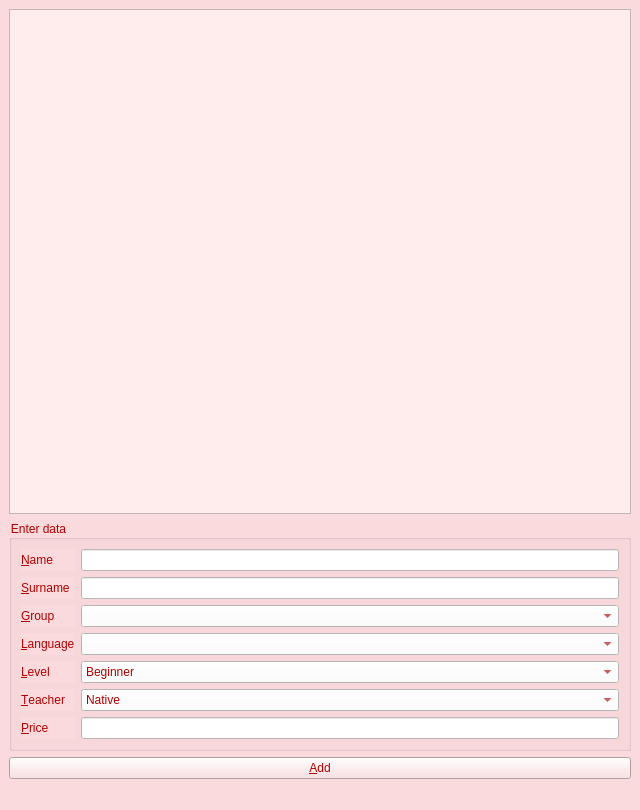
<?xml version="1.0" encoding="UTF-8"?>
<ui version="4.0">
 <class>AddStudentWindow</class>
 <widget class="QMainWindow" name="AddStudentWindow">
  <property name="geometry">
   <rect>
    <x>0</x>
    <y>0</y>
    <width>640</width>
    <height>810</height>
   </rect>
  </property>
  <property name="windowTitle">
   <string>Adding student</string>
  </property>
  <property name="styleSheet">
   <string notr="true">background-color: rgb(250, 218, 221)</string>
  </property>
  <widget class="QWidget" name="centralwidget">
   <layout class="QVBoxLayout" name="verticalLayout">
    <item>
     <widget class="QTableView" name="tableView">
      <property name="styleSheet">
       <string notr="true">background-color: rgb(255, 236, 236);
font: 63 15pt &quot;Yrsa&quot;;
color: rgb(176, 0, 0);</string>
      </property>
     </widget>
    </item>
    <item>
     <widget class="QGroupBox" name="groupBox">
      <property name="styleSheet">
       <string notr="true">background-color: rgb(250, 218, 221);
font: 63 15pt &quot;Yrsa&quot;;
color: rgb(176, 0, 0);</string>
      </property>
      <property name="title">
       <string>Enter data</string>
      </property>
      <layout class="QGridLayout" name="gridLayout">
       <item row="0" column="0">
        <widget class="QLabel" name="NameLabel">
         <property name="styleSheet">
          <string notr="true">font: 63 25pt &quot;Yrsa&quot;;
color: rgb(176, 0, 0);</string>
         </property>
         <property name="text">
          <string>&amp;Name</string>
         </property>
         <property name="buddy">
          <cstring>NameLineEdit</cstring>
         </property>
        </widget>
       </item>
       <item row="1" column="2">
        <widget class="QLineEdit" name="SurnameLineEdit">
         <property name="styleSheet">
          <string notr="true">background-color: rgb(255, 255, 255);
font: 63 25pt &quot;Yrsa&quot;;
color: rgb(176, 0, 0);</string>
         </property>
        </widget>
       </item>
       <item row="3" column="0">
        <widget class="QLabel" name="LanguageLabel">
         <property name="styleSheet">
          <string notr="true">font: 63 25pt &quot;Yrsa&quot;;
color: rgb(176, 0, 0);</string>
         </property>
         <property name="text">
          <string>&amp;Language</string>
         </property>
         <property name="buddy">
          <cstring>LangComboBox</cstring>
         </property>
        </widget>
       </item>
       <item row="4" column="2">
        <widget class="QComboBox" name="LevelComboBox">
         <property name="styleSheet">
          <string notr="true">background-color: rgb(255, 255, 255);
font: 63 25pt &quot;Yrsa&quot;;
color: rgb(176, 0, 0);</string>
         </property>
         <item>
          <property name="text">
           <string>Beginner</string>
          </property>
         </item>
         <item>
          <property name="text">
           <string>Pre-Intermediate</string>
          </property>
         </item>
         <item>
          <property name="text">
           <string>Intermediate</string>
          </property>
         </item>
         <item>
          <property name="text">
           <string>Upper Intermediate</string>
          </property>
         </item>
         <item>
          <property name="text">
           <string>Advanced</string>
          </property>
         </item>
         <item>
          <property name="text">
           <string>Proficiency</string>
          </property>
         </item>
        </widget>
       </item>
       <item row="5" column="2">
        <widget class="QComboBox" name="TeacherComboBox">
         <property name="styleSheet">
          <string notr="true">background-color: rgb(255, 255, 255);
font: 63 25pt &quot;Yrsa&quot;;
color: rgb(176, 0, 0);</string>
         </property>
         <item>
          <property name="text">
           <string>Native</string>
          </property>
         </item>
         <item>
          <property name="text">
           <string>Non-Native</string>
          </property>
         </item>
        </widget>
       </item>
       <item row="0" column="2">
        <widget class="QLineEdit" name="NameLineEdit">
         <property name="styleSheet">
          <string notr="true">background-color: rgb(255, 255, 255);
font: 63 25pt &quot;Yrsa&quot;;
color: rgb(176, 0, 0);</string>
         </property>
        </widget>
       </item>
       <item row="5" column="0">
        <widget class="QLabel" name="TeacherLabel">
         <property name="styleSheet">
          <string notr="true">font: 63 25pt &quot;Yrsa&quot;;
color: rgb(176, 0, 0);</string>
         </property>
         <property name="text">
          <string>&amp;Teacher</string>
         </property>
         <property name="buddy">
          <cstring>TeacherComboBox</cstring>
         </property>
        </widget>
       </item>
       <item row="1" column="0">
        <widget class="QLabel" name="SurnameLabel">
         <property name="styleSheet">
          <string notr="true">font: 63 25pt &quot;Yrsa&quot;;
color: rgb(176, 0, 0);</string>
         </property>
         <property name="text">
          <string>&amp;Surname</string>
         </property>
         <property name="buddy">
          <cstring>SurnameLineEdit</cstring>
         </property>
        </widget>
       </item>
       <item row="6" column="0">
        <widget class="QLabel" name="PriceLabel">
         <property name="styleSheet">
          <string notr="true">font: 63 25pt &quot;Yrsa&quot;;
color: rgb(176, 0, 0);</string>
         </property>
         <property name="text">
          <string>&amp;Price</string>
         </property>
         <property name="buddy">
          <cstring>PriceLineEdit</cstring>
         </property>
        </widget>
       </item>
       <item row="6" column="2">
        <widget class="QLineEdit" name="PriceLineEdit">
         <property name="styleSheet">
          <string notr="true">background-color: rgb(255, 255, 255);
font: 63 25pt &quot;Yrsa&quot;;
color: rgb(176, 0, 0);</string>
         </property>
        </widget>
       </item>
       <item row="2" column="2">
        <widget class="QComboBox" name="GroupComboBox">
         <property name="styleSheet">
          <string notr="true">background-color: rgb(255, 255, 255);
font: 63 25pt &quot;Yrsa&quot;;
color: rgb(176, 0, 0);</string>
         </property>
        </widget>
       </item>
       <item row="4" column="0">
        <widget class="QLabel" name="LevelLabel">
         <property name="styleSheet">
          <string notr="true">font: 63 25pt &quot;Yrsa&quot;;
color: rgb(176, 0, 0);</string>
         </property>
         <property name="text">
          <string>&amp;Level</string>
         </property>
         <property name="buddy">
          <cstring>LevelComboBox</cstring>
         </property>
        </widget>
       </item>
       <item row="2" column="0">
        <widget class="QLabel" name="GroupLabel">
         <property name="styleSheet">
          <string notr="true">font: 63 25pt &quot;Yrsa&quot;;
color: rgb(176, 0, 0);</string>
         </property>
         <property name="text">
          <string>&amp;Group</string>
         </property>
         <property name="buddy">
          <cstring>GroupComboBox</cstring>
         </property>
        </widget>
       </item>
       <item row="3" column="2">
        <widget class="QComboBox" name="LangComboBox">
         <property name="styleSheet">
          <string notr="true">background-color: rgb(255, 255, 255);
font: 63 25pt &quot;Yrsa&quot;;
color: rgb(176, 0, 0);</string>
         </property>
        </widget>
       </item>
      </layout>
     </widget>
    </item>
    <item>
     <layout class="QHBoxLayout" name="horizontalLayout">
      <item>
       <widget class="QPushButton" name="AddButton">
        <property name="styleSheet">
         <string notr="true">background-color: rgb(250, 218, 221);
font: 63 25pt &quot;Yrsa&quot;;
color: rgb(176, 0, 0);</string>
        </property>
        <property name="text">
         <string>&amp;Add</string>
        </property>
       </widget>
      </item>
     </layout>
    </item>
   </layout>
  </widget>
  <widget class="QMenuBar" name="menubar">
   <property name="geometry">
    <rect>
     <x>0</x>
     <y>0</y>
     <width>640</width>
     <height>22</height>
    </rect>
   </property>
  </widget>
  <widget class="QStatusBar" name="statusbar"/>
 </widget>
 <resources/>
 <connections>
  <connection>
   <sender>NameLineEdit</sender>
   <signal>textChanged(QString)</signal>
   <receiver>AddStudentWindow</receiver>
   <slot>AddButtonSetEnabled()</slot>
   <hints>
    <hint type="sourcelabel">
     <x>361</x>
     <y>211</y>
    </hint>
    <hint type="destinationlabel">
     <x>205</x>
     <y>52</y>
    </hint>
   </hints>
  </connection>
  <connection>
   <sender>SurnameLineEdit</sender>
   <signal>textChanged(QString)</signal>
   <receiver>AddStudentWindow</receiver>
   <slot>AddButtonSetEnabled()</slot>
   <hints>
    <hint type="sourcelabel">
     <x>442</x>
     <y>242</y>
    </hint>
    <hint type="destinationlabel">
     <x>305</x>
     <y>88</y>
    </hint>
   </hints>
  </connection>
  <connection>
   <sender>PriceLineEdit</sender>
   <signal>textChanged(QString)</signal>
   <receiver>AddStudentWindow</receiver>
   <slot>AddButtonSetEnabled()</slot>
   <hints>
    <hint type="sourcelabel">
     <x>438</x>
     <y>390</y>
    </hint>
    <hint type="destinationlabel">
     <x>376</x>
     <y>378</y>
    </hint>
   </hints>
  </connection>
  <connection>
   <sender>AddButton</sender>
   <signal>clicked()</signal>
   <receiver>AddStudentWindow</receiver>
   <slot>AddButtonClicked()</slot>
   <hints>
    <hint type="sourcelabel">
     <x>491</x>
     <y>434</y>
    </hint>
    <hint type="destinationlabel">
     <x>402</x>
     <y>434</y>
    </hint>
   </hints>
  </connection>
 </connections>
 <slots>
  <slot>AddButtonSetEnabled()</slot>
  <slot>AddButtonClicked()</slot>
  <slot>CancelButtonClicked()</slot>
 </slots>
</ui>
